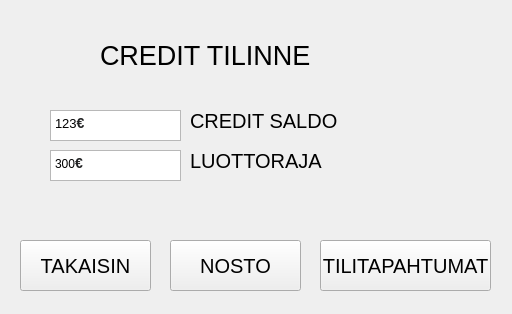
<?xml version="1.0" encoding="UTF-8"?>
<ui version="4.0">
 <class>Credit</class>
 <widget class="QWidget" name="Credit">
  <property name="geometry">
   <rect>
    <x>0</x>
    <y>0</y>
    <width>512</width>
    <height>314</height>
   </rect>
  </property>
  <property name="windowTitle">
   <string>Form</string>
  </property>
  <widget class="QTextBrowser" name="textBrowser_2">
   <property name="geometry">
    <rect>
     <x>50</x>
     <y>150</y>
     <width>131</width>
     <height>31</height>
    </rect>
   </property>
   <property name="html">
    <string>&lt;!DOCTYPE HTML PUBLIC &quot;-//W3C//DTD HTML 4.0//EN&quot; &quot;http://www.w3.org/TR/REC-html40/strict.dtd&quot;&gt;
&lt;html&gt;&lt;head&gt;&lt;meta name=&quot;qrichtext&quot; content=&quot;1&quot; /&gt;&lt;meta charset=&quot;utf-8&quot; /&gt;&lt;style type=&quot;text/css&quot;&gt;
p, li { white-space: pre-wrap; }
hr { height: 1px; border-width: 0; }
li.unchecked::marker { content: &quot;\2610&quot;; }
li.checked::marker { content: &quot;\2612&quot;; }
&lt;/style&gt;&lt;/head&gt;&lt;body style=&quot; font-family:'Segoe UI'; font-size:9pt; font-weight:400; font-style:normal;&quot;&gt;
&lt;p style=&quot; margin-top:0px; margin-bottom:0px; margin-left:0px; margin-right:0px; -qt-block-indent:0; text-indent:0px;&quot;&gt;300&lt;span style=&quot; font-family:'sans-serif'; font-size:14px; font-weight:700; color:#202122; background-color:#ffffff;&quot;&gt;€&lt;/span&gt;&lt;/p&gt;&lt;/body&gt;&lt;/html&gt;</string>
   </property>
  </widget>
  <widget class="QPushButton" name="tilitapahtumatCreditButton">
   <property name="geometry">
    <rect>
     <x>320</x>
     <y>240</y>
     <width>171</width>
     <height>51</height>
    </rect>
   </property>
   <property name="font">
    <font>
     <pointsize>15</pointsize>
    </font>
   </property>
   <property name="text">
    <string>TILITAPAHTUMAT</string>
   </property>
  </widget>
  <widget class="QPushButton" name="nostoButton">
   <property name="geometry">
    <rect>
     <x>170</x>
     <y>240</y>
     <width>131</width>
     <height>51</height>
    </rect>
   </property>
   <property name="font">
    <font>
     <pointsize>15</pointsize>
    </font>
   </property>
   <property name="text">
    <string>NOSTO</string>
   </property>
  </widget>
  <widget class="QLabel" name="label">
   <property name="geometry">
    <rect>
     <x>100</x>
     <y>10</y>
     <width>231</width>
     <height>91</height>
    </rect>
   </property>
   <property name="font">
    <font>
     <pointsize>20</pointsize>
    </font>
   </property>
   <property name="text">
    <string>CREDIT TILINNE</string>
   </property>
  </widget>
  <widget class="QTextBrowser" name="textBrowser">
   <property name="geometry">
    <rect>
     <x>50</x>
     <y>110</y>
     <width>131</width>
     <height>31</height>
    </rect>
   </property>
   <property name="html">
    <string>&lt;!DOCTYPE HTML PUBLIC &quot;-//W3C//DTD HTML 4.0//EN&quot; &quot;http://www.w3.org/TR/REC-html40/strict.dtd&quot;&gt;
&lt;html&gt;&lt;head&gt;&lt;meta name=&quot;qrichtext&quot; content=&quot;1&quot; /&gt;&lt;meta charset=&quot;utf-8&quot; /&gt;&lt;style type=&quot;text/css&quot;&gt;
p, li { white-space: pre-wrap; }
hr { height: 1px; border-width: 0; }
li.unchecked::marker { content: &quot;\2610&quot;; }
li.checked::marker { content: &quot;\2612&quot;; }
&lt;/style&gt;&lt;/head&gt;&lt;body style=&quot; font-family:'Segoe UI'; font-size:9pt; font-weight:400; font-style:normal;&quot;&gt;
&lt;p style=&quot; margin-top:0px; margin-bottom:0px; margin-left:0px; margin-right:0px; -qt-block-indent:0; text-indent:0px;&quot;&gt;&lt;span style=&quot; font-size:10pt;&quot;&gt;123&lt;/span&gt;&lt;span style=&quot; font-family:'sans-serif'; font-size:14px; font-weight:700; color:#202122; background-color:#ffffff;&quot;&gt;€&lt;/span&gt;&lt;/p&gt;&lt;/body&gt;&lt;/html&gt;</string>
   </property>
  </widget>
  <widget class="QLabel" name="CR_label_saldo">
   <property name="geometry">
    <rect>
     <x>190</x>
     <y>110</y>
     <width>161</width>
     <height>21</height>
    </rect>
   </property>
   <property name="font">
    <font>
     <pointsize>15</pointsize>
    </font>
   </property>
   <property name="text">
    <string>CREDIT SALDO</string>
   </property>
  </widget>
  <widget class="QLabel" name="CR_label_luottoraja">
   <property name="geometry">
    <rect>
     <x>190</x>
     <y>150</y>
     <width>171</width>
     <height>21</height>
    </rect>
   </property>
   <property name="font">
    <font>
     <pointsize>15</pointsize>
    </font>
   </property>
   <property name="text">
    <string>LUOTTORAJA</string>
   </property>
  </widget>
  <widget class="QPushButton" name="takaisinButton">
   <property name="geometry">
    <rect>
     <x>20</x>
     <y>240</y>
     <width>131</width>
     <height>51</height>
    </rect>
   </property>
   <property name="font">
    <font>
     <pointsize>15</pointsize>
    </font>
   </property>
   <property name="text">
    <string>TAKAISIN</string>
   </property>
  </widget>
 </widget>
 <resources/>
 <connections/>
</ui>
